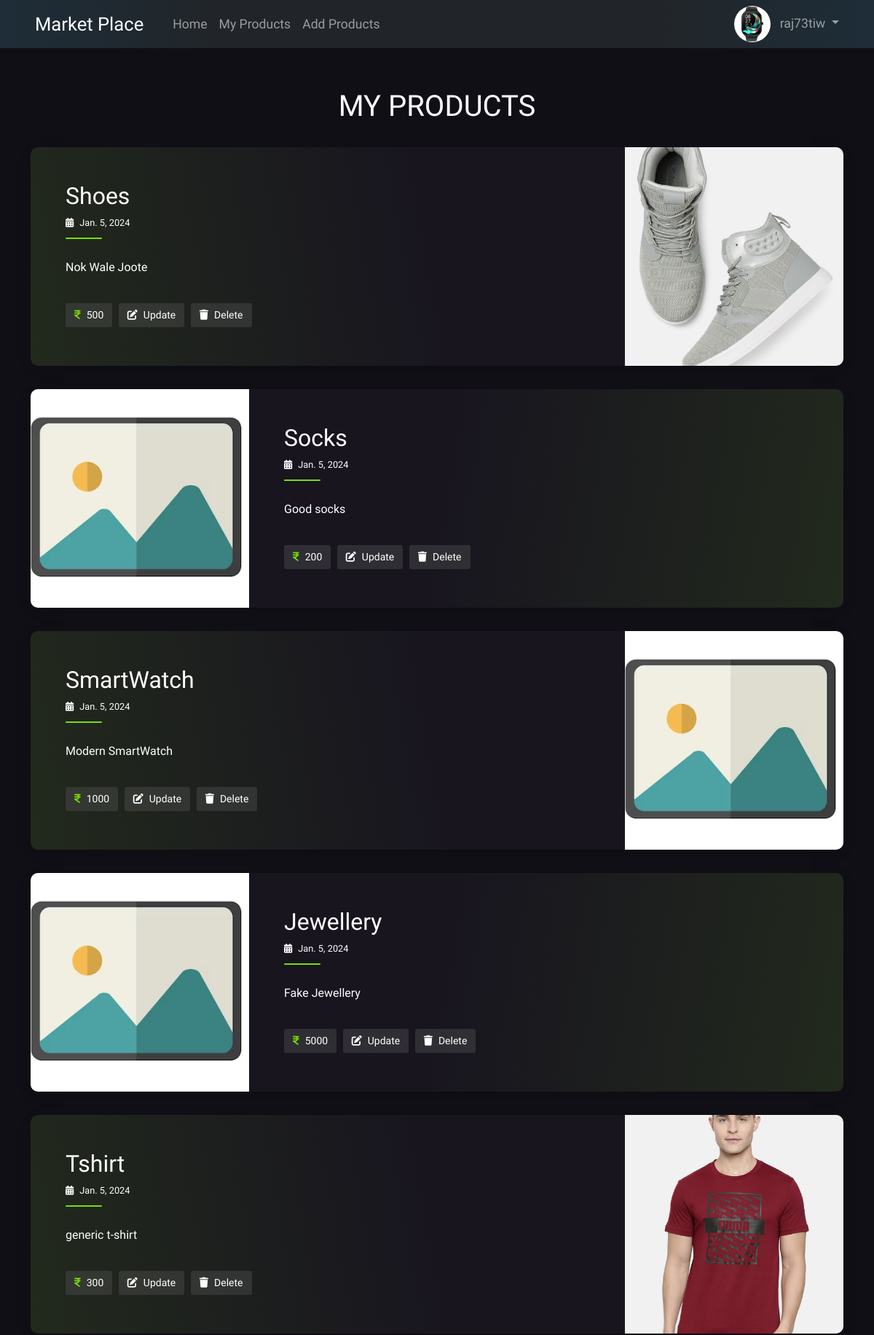
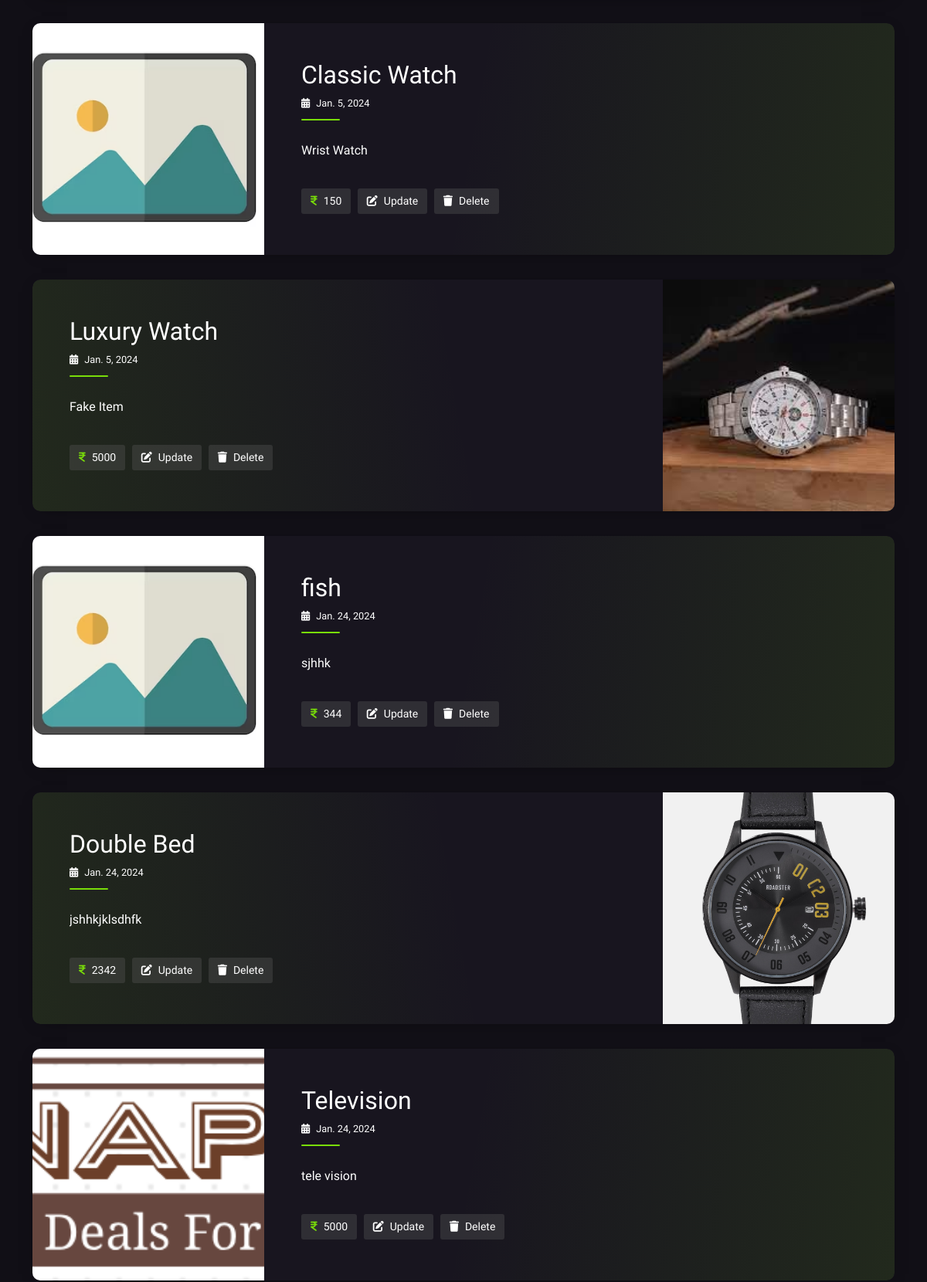
Screenshot of /home/myprods/ (signed in, upper part) with the database file from the repository (2 pictures, top to bottom).
### user/models.py (models this page shows, shortened)
class UserProfile(models.Model):
    user=models.OneToOneField(User,on_delete=models.CASCADE)
    name=models.CharField(max_length=50,null=True)
    about=models.CharField(max_length=500,null=True)
    phone=models.IntegerField(null=True)
    address=models.CharField(max_length=100,null=True)
    profile_pic=models.ImageField(upload_to="user/profile-pic",default="user/profile-pic/defaultpic.png")

### basicapp/models.py (models this page shows, shortened)
class Product(models.Model):
    user=models.ForeignKey(User,on_delete=models.CASCADE,default=1, related_name='products')
    p_name=models.CharField(max_length=50)
    p_desc=models.CharField(max_length=500)
    p_date=models.DateField(auto_now_add=True)
    p_price=models.IntegerField()
    p_image=models.ImageField(upload_to="basicapp/images",default="basicapp/images/placeholder.png")

### basicapp/views.py (the view)
# urls.py: path('myprods/', views.my_prods , name='myprods'),
@login_required
def my_prods(request):
    my_prods=request.user.products.all()
    context={'my_prods':my_prods}
    return render(request,'basicapp/my_products.html',context)

### basicapp/templates/basicapp/my_products.html (shortened to what this page needs)
{% extends 'basicapp/base.html' %} {% block body %}
<div class="container py-4">
  <h1 class="h1 text-center" id="pageHeaderTitle">My Products</h1>
  {% for item in my_prods %}
  <article class="postcard dark green">
    <div class="postcard__img_link" >
      <img class="postcard__img" src="{{ item.p_image.url }}" alt="Image Title" />
    </div>
    <div class="postcard__text">
      <h1 class="postcard__title green">{{item.p_name}}</h1>
      <div class="postcard__subtitle small"><i class="fas fa-calendar-alt me-2"></i>{{item.p_date}}</div>
      <div class="postcard__bar"></div>
      <div class="postcard__preview-txt">{{item.p_desc}}</div>
      <ul class="postcard__tagbox">
        <li class="tag__item"><i class="fa-solid fa-indian-rupee-sign me-2" style="color: #79dd09"></i>{{item.p_price}}</li>
        <li class="tag__item play blue">
          <a href="{% url 'basicapp:update-prod' item.id %}"><i class="fa-solid fa-pen-to-square me-2"></i>Update</a>
        </li>
        <li class="tag__item play red">
          <a href="{% url 'basicapp:del-prod' item.id %}"><i class="fa-solid fa-trash me-2"></i>Delete</a>
        </li>
      </ul>
    </div>
  </article>
  {% endfor %}
</div>
{% endblock %}

### basicapp/templates/basicapp/base.html (shortened to what this page needs)
{% load static %}
<!DOCTYPE html>
<html lang="en">
  <head>
    <link
      href="https://cdn.jsdelivr.net/npm/bootstrap@5.0.2/dist/css/bootstrap.min.css"
      rel="stylesheet"
 />
    <link rel="stylesheet" href="https://cdnjs.cloudflare.com/ajax/libs/font-awesome/6.5.1/css/all.min.css" />
    <link rel="stylesheet" type="text/css" href="{% static 'basicapp/css/index.css' %}" />
  </head>
  <body class="dark">
    <nav
      class="navbar navbar-expand-lg navbar-dark bg-dark"
      style="background-image: radial-gradient( circle,   transparent 50% ,rgba(0, 118, 189, 0.1));">
      <div class="container-fluid" style="font-size: 110%; padding-right:4%; padding-left:4%">
        <a class="navbar-brand" href="{% url 'basicapp:index' %}" style="font-size: 1.6rem">Market Place</a>
        <div class="collapse navbar-collapse ms-3" id="navbarSupportedContent">
          <ul class="navbar-nav me-auto mb-2 mb-lg-0">
            <li class="nav-item ">
              <a class="nav-link "  href="{% url 'basicapp:index' %}">Home</a>
            </li>
            {% if user.is_authenticated %}
            <li class="nav-item">
              <a class="nav-link" href="{% url 'basicapp:myprods' %}">My Products</a>
            </li>
            <li class="nav-item">
              <a class="nav-link" href="{% url 'basicapp:add-prod' %}">Add Products</a>
            </li>
            {% endif %}
          </ul>
          {% if user.is_authenticated %}
          <ul class="navbar-nav ms-auto mb-2 mb-lg-0 profile-menu">
            <li class="nav-item dropdown">
              <a class="nav-link dropdown-toggle " href="#" id="navbarDropdown" role="button" data-bs-toggle="dropdown" aria-expanded="false" style="padding:0">
                <div class="profile-pic me-2">
                  <img  src="{{ user.userprofile.profile_pic.url }}" alt="Profile Picture" />
                </div>
                {{user.username}}
              </a>
            </li>
          </ul>
          {% endif %}
        </div>
      </div>
    </nav>
     {% block body %} {% endblock %}
  </body>
</html>

### basicapp/static/basicapp/css/index.css (style rules this page uses)
body { font-family: "Baloo 2", cursive; font-size: 16px; color: #fff; text-rendering: optimizeLegibility; font-weight: initial; }
.dark { background: #110f16; }
a, a:hover { text-decoration: none; transition: color 0.3s ease-in-out; }
#pageHeaderTitle { margin: 2rem 0; text-transform: uppercase; text-align: center; font-size: 2.5rem; }
.postcard { flex-wrap: wrap; display: flex; box-shadow: 0 4px 21px -12px rgba(0, 0, 0, 0.66); border-radius: 10px; margin: 0 0 2rem 0; overflow: hidden; position: relative; color: #fff; }
.postcard.dark { background-color: #18151f; }
.postcard a { color: inherit; }
.postcard h1, .postcard .h1 { margin-bottom: 0.5rem; font-weight: 500; }
.postcard .small { font-size: 80%; }
.postcard .postcard__title { font-size: 1.75rem; }
.postcard .postcard__img { max-height: 180px; width: 100%; object-fit: cover; position: relative; }
.postcard .postcard__img_link { display: contents; }
.postcard .postcard__bar { width: 50px; height: 10px; margin: 10px 0; border-radius: 5px; background-color: #424242; transition: width 0.2s ease; }
.postcard .postcard__text { padding: 1.5rem; position: relative; display: flex; flex-direction: column; }
.postcard .postcard__preview-txt { overflow: hidden; text-overflow: ellipsis; height: 100%; display: flex; align-items: center; }
.postcard .postcard__tagbox { font-size: 14px; margin: 20px 0 0 0; padding: 0; justify-content: center; }
.postcard .postcard__tagbox .tag__item { display: inline-block; background: rgba(83, 83, 83, 0.4); border-radius: 3px; padding: 6px 12px; margin: 0 5px 5px 0; cursor: default; user-select: none; transition: background-color 0.3s; }
.postcard:before { content: ""; position: absolute; top: 0; right: 0; bottom: 0; left: 0; background-image: linear-gradient(-70deg, #424242, transparent 50%); opacity: 1; border-radius: 10px; }
@media screen and (min-width: 769px) { .postcard { flex-wrap: inherit; height: 300px; } }
@media screen and (min-width: 769px) { .postcard .postcard__title { font-size: 2rem; } }
@media screen and (min-width: 769px) { .postcard .postcard__tagbox { justify-content: start; } }
@media screen and (min-width: 769px) { .postcard .postcard__img { max-width: 300px; max-height: 100%; transition: transform 0.5s ease; } }
@media screen and (min-width: 769px) { .postcard .postcard__text { padding: 3rem; width: 100%; } }
@media screen and (min-width: 769px) { .postcard:nth-child(2n + 1) { flex-direction: row; } }
@media screen and (min-width: 769px) { .postcard:nth-child(2n + 0) { flex-direction: row-reverse; } }
@media screen and (min-width: 769px) { .postcard:nth-child(2n + 1) .postcard__text::before { left: -12px !important; transform: rotate(4deg); } }
@media screen and (min-width: 769px) { .postcard:nth-child(2n + 0) .postcard__text::before { right: -12px !important; transform: rotate(-4deg); } }
@media screen and (min-width: 1024px) { .postcard__text { padding: 2rem 3.5rem; } }
.green .postcard__bar { background-color: #79dd09; }
.green::before { background-image: linear-gradient(-30deg, rgba(121, 221, 9, 0.1), transparent 50%); }
.green:nth-child(2n)::before { background-image: linear-gradient(30deg, rgba(121, 221, 9, 0.1), transparent 50%); }
.blue::before { background-image: linear-gradient(-30deg, rgba(0, 118, 189, 0.1), transparent 50%); }
.blue:nth-child(2n)::before { background-image: linear-gradient(30deg, rgba(0, 118, 189, 0.1), transparent 50%); }
.red::before { background-image: linear-gradient(-30deg, rgba(189, 21, 11, 0.1), transparent 50%); }
@media screen and (min-width: 769px) { .green::before { background-image: linear-gradient(-80deg, rgba(121, 221, 9, 0.1), transparent 50%); } }
@media screen and (min-width: 769px) { .green:nth-child(2n)::before { background-image: linear-gradient(80deg, rgba(121, 221, 9, 0.1), transparent 50%); } }
@media screen and (min-width: 769px) { .blue::before { background-image: linear-gradient(-80deg, rgba(0, 118, 189, 0.1), transparent 50%); } }
@media screen and (min-width: 769px) { .blue:nth-child(2n)::before { background-image: linear-gradient(80deg, rgba(0, 118, 189, 0.1), transparent 50%); } }
@media screen and (min-width: 769px) { .red::before { background-image: linear-gradient(-80deg, rgba(189, 21, 11, 0.1), transparent 50%); } }
.profile-pic { display: inline-block; vertical-align: middle; width: 50px; height: 50px; overflow: hidden; border-radius: 50%; }
.profile-pic img { width: 100%; height: 100%; object-fit: cover; }

### rows the page displays
Product: p_image (picture), p_name "Shoes", p_date "Jan. 5, 2024", p_desc "Nok Wale Joote", p_price "500"
Product: p_image (placeholder picture), p_name "Socks", p_date "Jan. 5, 2024", p_desc "Good socks", p_price "200"
Product: p_image (placeholder picture), p_name "SmartWatch", p_date "Jan. 5, 2024", p_desc "Modern SmartWatch", p_price "1000"
Product: p_image (placeholder picture), p_name "Jewellery", p_date "Jan. 5, 2024", p_desc "Fake Jewellery", p_price "5000"
Product: p_image (picture), p_name "Tshirt", p_date "Jan. 5, 2024", p_desc "generic t-shirt", p_price "300"
Product: p_image (placeholder picture), p_name "Classic Watch", p_date "Jan. 5, 2024", p_desc "Wrist Watch", p_price "150"
Product: p_image (picture), p_name "Luxury Watch", p_date "Jan. 5, 2024", p_desc "Fake Item", p_price "5000"
Product: p_image (placeholder picture), p_name "fish", p_date "Jan. 24, 2024", p_desc "sjhhk", p_price "344"
Product: p_image (picture), p_name "Double Bed", p_date "Jan. 24, 2024", p_desc "jshhkjklsdhfk", p_price "2342"
Product: p_image (picture), p_name "Television", p_date "Jan. 24, 2024", p_desc "tele vision", p_price "5000"

### other values shown
{{ user.username }} "raj73tiw"
